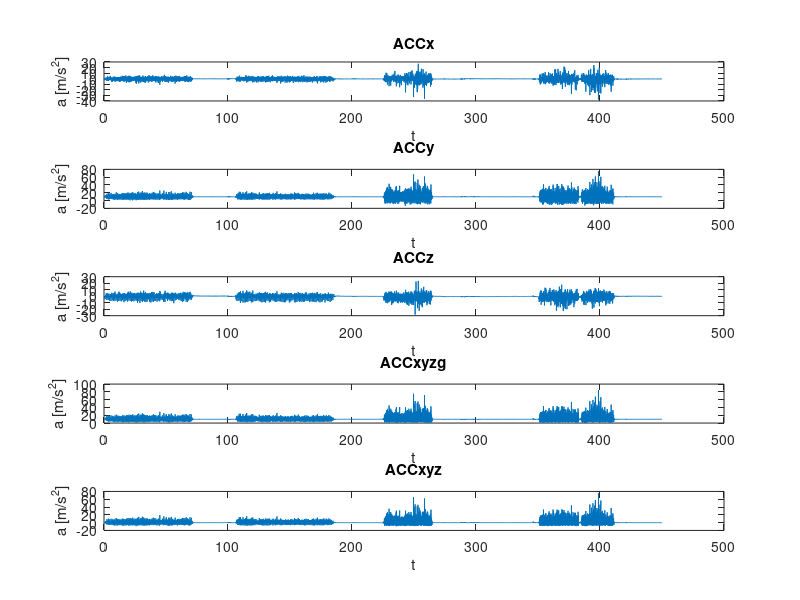
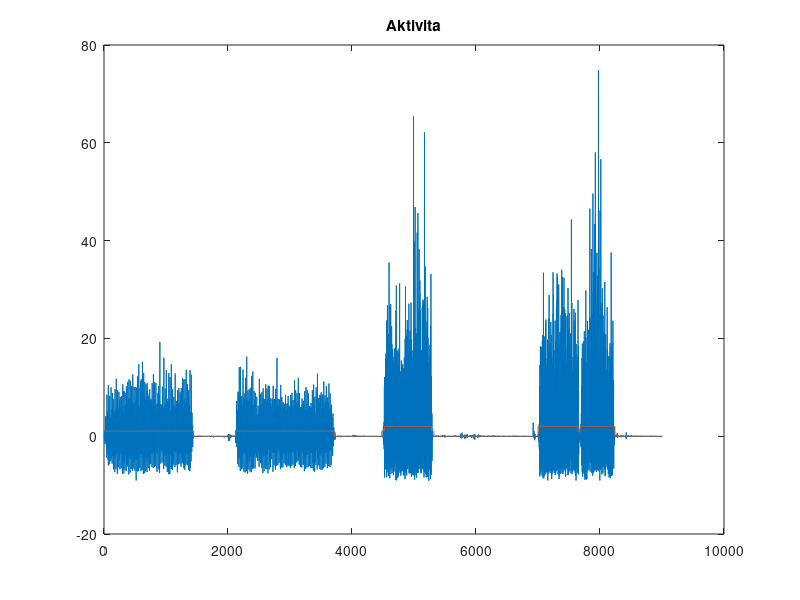

The MATLAB source for these figures, in order: (Note: this script raises an error after producing the figures.)
clear all;

data = load("ACC.txt");
gm =  load("vzor_gravitace.txt");

ACCgm = sqrt(gm(:,2).^2 + gm(:,3).^2 + gm(:,4).^2);
ACCgm = mean(ACCgm);

t = data(:,1);
x = data(:,2);
y = data(:,3);
z = data(:,4);
ACCxyzg = sqrt(x.^2 + y.^2 + z.^2);
ACCxyz = ACCxyzg - ACCgm;

figure;
subplot(5,1,1)
plot(t,x);
xlabel('t')
ylabel('a [m/s^2]') 
title("ACCx");

subplot(5,1,2)
plot(t,y);
xlabel('t')
ylabel('a [m/s^2]') 
title("ACCy");

subplot(5,1,3)
plot(t,z);
xlabel('t')
ylabel('a [m/s^2]') 
title("ACCz");

subplot(5,1,4)
plot(t,ACCxyzg);
xlabel('t')
ylabel('a [m/s^2]') 
title("ACCxyzg");

subplot(5,1,5)
plot(t,ACCxyz);
xlabel('t')
ylabel('a [m/s^2]') 
title("ACCxyz");


chuze_data = load("vzor_chuze.txt");
ACCchuze = sqrt(chuze_data(:,2).^2 + chuze_data(:,3).^2 + chuze_data(:,4).^2);
ACCchuze = ACCchuze - ACCgm;
ACCchuzeM = mean(ACCchuze);

beh_data = load("vzor_beh.txt");
ACCbeh = sqrt(beh_data(:,2).^2 + beh_data(:,3).^2 + beh_data(:,4).^2);
ACCbeh = ACCbeh - ACCgm;
ACCbehM = mean(ACCbeh);

Nokno = ceil(length(ACCxyz)/40);
zaciatky_usekov = 1:40:length(ACCxyz);
konce_usekov = zaciatky_usekov+39;
UsekM = zeros(1,Nokno);
aktivita = zeros(length(ACCxyz),1);

for i = 1:Nokno
    UsekM(i) = mean(ACCxyz(zaciatky_usekov(i):konce_usekov(i)));
    if UsekM(i) >= ACCbehM/2 - 0.4
        aktivita(i*40 - 40 + 1:i*40) = 2;   
    elseif (UsekM(i) >= ACCchuzeM/2 - 0.2) && (UsekM(i) < ACCbehM/2 - 0.4)
        aktivita(i*40 - 40 + 1:i*40) = 1;  
    else 
        aktivita(i*40 - 40 + 1:i*40) = 0;
    end    
end 

figure;
plot(ACCxyz)
hold on
plot(aktivita)
title("Aktivita");
fvz = 20;

figure;
Wn = [1/fvz/2, 3.5/fvz/2];
[b,a] = fir1(100, Wn, "bandpass");
ACCxyz_filt = filter(b,a,ACCxyz);
plot(ACCxyz_filt);
steps = findpeaks(ACCxyz_filt,"Threshold",1);



